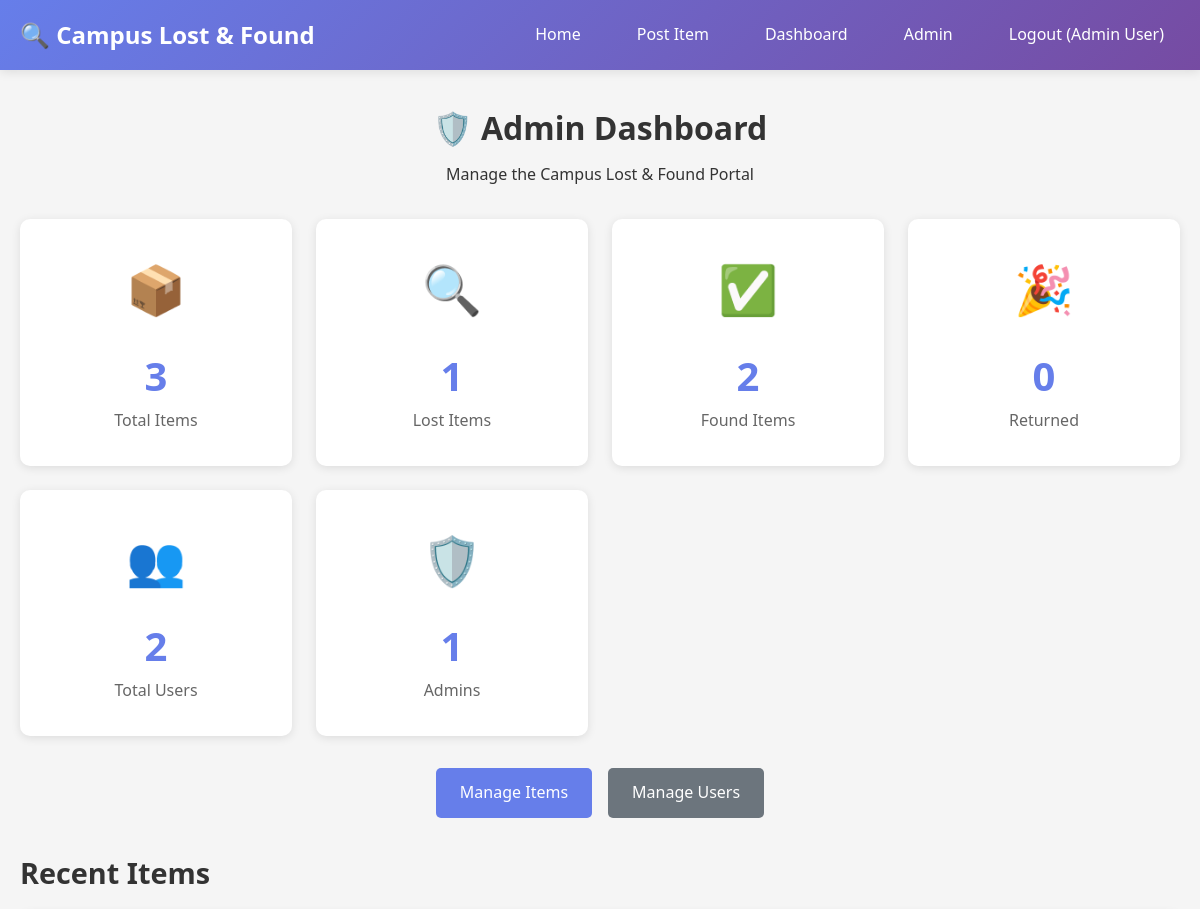
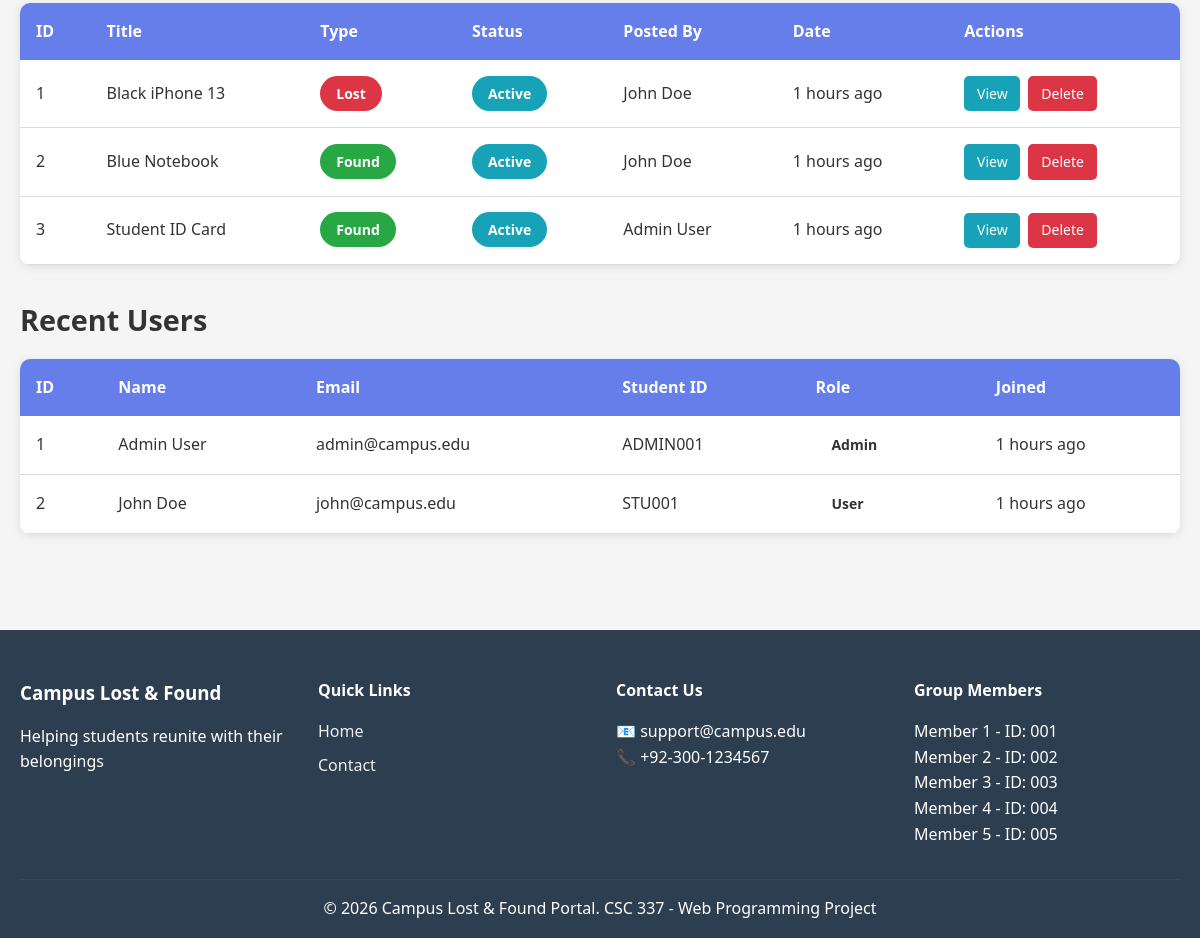
The app's page /admin/admin_dashboard.php (signed in) with its own data (2 pictures, top to bottom).
### tables this page shows
CREATE TABLE items (
    item_id INT PRIMARY KEY AUTO_INCREMENT,
    user_id INT NOT NULL,
    title VARCHAR(150) NOT NULL,
    description TEXT NOT NULL,
    category VARCHAR(50) NOT NULL,
    type ENUM('lost', 'found') NOT NULL,
    status ENUM('active', 'claimed', 'returned') DEFAULT 'active',
    location VARCHAR(200),
    date_lost_found DATE NOT NULL,
    image_path VARCHAR(255) DEFAULT 'default.jpg',
    contact_name VARCHAR(100),
    contact_phone VARCHAR(20),
    contact_email VARCHAR(100),
    posted_at TIMESTAMP DEFAULT CURRENT_TIMESTAMP,
    updated_at TIMESTAMP DEFAULT CURRENT_TIMESTAMP ON UPDATE CURRENT_TIMESTAMP,
    FOREIGN KEY (user_id) REFERENCES users(user_id) ON DELETE CASCADE
);

CREATE TABLE users (
    user_id INT PRIMARY KEY AUTO_INCREMENT,
    full_name VARCHAR(100) NOT NULL,
    email VARCHAR(100) UNIQUE NOT NULL,
    password VARCHAR(255) NOT NULL,
    phone VARCHAR(20),
    student_id VARCHAR(50),
    role ENUM('user', 'admin') DEFAULT 'user',
    created_at TIMESTAMP DEFAULT CURRENT_TIMESTAMP
);

### config.php (called while the page is built, shortened)
<?php
function isLoggedIn() {
    return isset($_SESSION['user_id']);
}
function isAdmin() {
    return isset($_SESSION['role']) && $_SESSION['role'] === 'admin';
}
function timeAgo($datetime) {
    $timestamp = strtotime($datetime);
    $difference = time() - $timestamp;
    if ($difference < 60) {
        return $difference . ' seconds ago';
    } elseif ($difference < 3600) {
        return floor($difference / 60) . ' minutes ago';
    } elseif ($difference < 86400) {
        return floor($difference / 3600) . ' hours ago';
    } elseif ($difference < 604800) {
        return floor($difference / 86400) . ' days ago';
    } else {
        return date('M d, Y', $timestamp);
    }
}
?>

### admin/admin_dashboard.php (the view, shortened to what this page needs)
<?php
require_once '../config.php';
$stats_sql = "SELECT
                (SELECT COUNT(*) FROM items) as total_items,
                (SELECT COUNT(*) FROM items WHERE type = 'lost') as lost_items,
                (SELECT COUNT(*) FROM items WHERE type = 'found') as found_items,
                (SELECT COUNT(*) FROM items WHERE status = 'returned') as returned_items,
                (SELECT COUNT(*) FROM users) as total_users,
                (SELECT COUNT(*) FROM users WHERE role = 'admin') as admin_users";
$stats_result = mysqli_query($conn, $stats_sql);
$stats = mysqli_fetch_assoc($stats_result);
$recent_items_sql = "SELECT i.*, u.full_name
                     FROM items i
                     JOIN users u ON i.user_id = u.user_id
                     ORDER BY i.posted_at DESC
                     LIMIT 10";
$recent_items = mysqli_query($conn, $recent_items_sql);
$recent_users_sql = "SELECT * FROM users ORDER BY created_at DESC LIMIT 5";
$recent_users = mysqli_query($conn, $recent_users_sql);
include '../includes/header.php';
?>
<div class="container">
    <div class="page-header">
        <h1>🛡️ Admin Dashboard</h1>
        <p>Manage the Campus Lost & Found Portal</p>
    </div>
    <div class="stats-grid">
        <div class="stat-card">
            <div class="stat-icon">📦</div>
            <div class="stat-number"><?php echo $stats['total_items']; ?></div>
            <div class="stat-label">Total Items</div>
        </div>
        <div class="stat-card">
            <div class="stat-icon">🔍</div>
            <div class="stat-number"><?php echo $stats['lost_items']; ?></div>
            <div class="stat-label">Lost Items</div>
        </div>
        <div class="stat-card">
            <div class="stat-icon">✅</div>
            <div class="stat-number"><?php echo $stats['found_items']; ?></div>
            <div class="stat-label">Found Items</div>
        </div>
        <div class="stat-card">
            <div class="stat-icon">🎉</div>
            <div class="stat-number"><?php echo $stats['returned_items']; ?></div>
            <div class="stat-label">Returned</div>
        </div>
        <div class="stat-card">
            <div class="stat-icon">👥</div>
            <div class="stat-number"><?php echo $stats['total_users']; ?></div>
            <div class="stat-label">Total Users</div>
        </div>
        <div class="stat-card">
            <div class="stat-icon">🛡️</div>
            <div class="stat-number"><?php echo $stats['admin_users']; ?></div>
            <div class="stat-label">Admins</div>
        </div>
    </div>
    <div class="dashboard-actions">
        <a href="manage_items.php" class="btn btn-primary">Manage Items</a>
        <a href="manage_users.php" class="btn btn-secondary">Manage Users</a>
    </div>
    <h2 class="section-title">Recent Items</h2>
    <div class="table-container">
        <table class="data-table">
            <thead>
                <tr>
                    <th>ID</th>
                    <th>Title</th>
                    <th>Type</th>
                    <th>Status</th>
                    <th>Posted By</th>
                    <th>Date</th>
                    <th>Actions</th>
                </tr>
            </thead>
            <tbody>
                <?php while ($item = mysqli_fetch_assoc($recent_items)): ?>
                    <tr>
                        <td><?php echo $item['item_id']; ?></td>
                        <td><?php echo htmlspecialchars($item['title']); ?></td>
                        <td>
                            <span class="badge badge-<?php echo $item['type']; ?>">
                                <?php echo ucfirst($item['type']); ?>
                            </span>
                        </td>
                        <td>
                            <span class="badge badge-<?php echo $item['status']; ?>">
                                <?php echo ucfirst($item['status']); ?>
                            </span>
                        </td>
                        <td><?php echo htmlspecialchars($item['full_name']); ?></td>
                        <td><?php echo timeAgo($item['posted_at']); ?></td>
                        <td class="action-buttons">
                            <a href="../items/view_item.php?id=<?php echo $item['item_id']; ?>"
                               class="btn btn-sm btn-info">View</a>
                            <a href="../items/delete_item.php?id=<?php echo $item['item_id']; ?>"
                               class="btn btn-sm btn-danger"
                               onclick="return confirm('Delete this item?')">Delete</a>
                        </td>
                    </tr>
                <?php endwhile; ?>
            </tbody>
        </table>
    </div>
    <h2 class="section-title">Recent Users</h2>
    <div class="table-container">
        <table class="data-table">
            <thead>
                <tr>
                    <th>ID</th>
                    <th>Name</th>
                    <th>Email</th>
                    <th>Student ID</th>
                    <th>Role</th>
                    <th>Joined</th>
                </tr>
            </thead>
            <tbody>
                <?php while ($user = mysqli_fetch_assoc($recent_users)): ?>
                    <tr>
                        <td><?php echo $user['user_id']; ?></td>
                        <td><?php echo htmlspecialchars($user['full_name']); ?></td>
                        <td><?php echo htmlspecialchars($user['email']); ?></td>
                        <td><?php echo htmlspecialchars($user['student_id']); ?></td>
                        <td>
                            <span class="badge badge-<?php echo $user['role']; ?>">
                                <?php echo ucfirst($user['role']); ?>
                            </span>
                        </td>
                        <td><?php echo timeAgo($user['created_at']); ?></td>
                    </tr>
                <?php endwhile; ?>
            </tbody>
        </table>
    </div>
</div>
<?php include '../includes/footer.php'; ?>

### includes/header.php (shortened to what this page needs)
<!DOCTYPE html>
<html lang="en">
<head>
    <link rel="stylesheet" href="<?php echo BASE_URL; ?>css/style.css">
</head>
<body>
    <nav class="navbar">
        <div class="container">
            <div class="nav-brand">
                <a href="<?php echo BASE_URL; ?>index.php">
                    <h2>🔍 Campus Lost & Found</h2>
                </a>
            </div>
            <ul class="nav-menu">
                <li><a href="<?php echo BASE_URL; ?>index.php" class="<?php echo basename($_SERVER['PHP_SELF']) == 'index.php' ? 'active' : ''; ?>">Home</a></li>
                <?php if (isLoggedIn()): ?>
                    <li><a href="<?php echo BASE_URL; ?>items/post_item.php">Post Item</a></li>
                    <li><a href="<?php echo BASE_URL; ?>user/dashboard.php">Dashboard</a></li>
                    <?php if (isAdmin()): ?>
                        <li><a href="<?php echo BASE_URL; ?>admin/dashboard.php">Admin</a></li>
                    <?php endif; ?>
                    <li><a href="<?php echo BASE_URL; ?>logout.php">Logout (<?php echo $_SESSION['full_name']; ?>)</a></li>
                <?php else: ?>
                    <li><a href="<?php echo BASE_URL; ?>login.php">Login</a></li>
                    <li><a href="<?php echo BASE_URL; ?>register.php" class="btn-register">Register</a></li>
                <?php endif; ?>
            </ul>
        </div>
    </nav>
    <main class="main-content">

### includes/footer.php (shortened to what this page needs)
</main>
    <footer class="footer">
        <div class="container">
            <div class="footer-content">
                <div class="footer-section">
                    <h3>Campus Lost & Found</h3>
                    <p>Helping students reunite with their belongings</p>
                </div>
                <div class="footer-section">
                    <h4>Quick Links</h4>
                    <ul>
                        <li><a href="<?php echo BASE_URL; ?>index.php">Home</a></li>
                        <li><a href="<?php echo BASE_URL; ?>contact.php">Contact</a></li>
                    </ul>
                </div>
                <div class="footer-section">
                    <h4>Contact Us</h4>
                    <p>📧 support@campus.edu</p>
                    <p>📞 +92-300-1234567</p>
                </div>
                <div class="footer-section">
                    <h4>Group Members</h4>
                    <p>Member 1 - ID: 001</p>
                    <p>Member 2 - ID: 002</p>
                    <p>Member 3 - ID: 003</p>
                    <p>Member 4 - ID: 004</p>
                    <p>Member 5 - ID: 005</p>
                </div>
            </div>
            <div class="footer-bottom">
                <p>&copy; 2026 Campus Lost & Found Portal. CSC 337 - Web Programming Project</p>
            </div>
        </div>
    </footer>
</body>
</html>

### css/style.css (style rules this page uses)
* { margin: 0; padding: 0; box-sizing: border-box; }
body { font-family: 'Segoe UI', Tahoma, Geneva, Verdana, sans-serif; line-height: 1.6; color: #333; background-color: #f5f5f5; }
.container { max-width: 1200px; margin: 0 auto; padding: 0 20px; }
.navbar { background: linear-gradient(135deg, #667eea 0%, #764ba2 100%); color: white; padding: 1rem 0; box-shadow: 0 2px 10px rgba(0,0,0,0.1); position: sticky; top: 0; z-index: 1000; }
.navbar .container { display: flex; justify-content: space-between; align-items: center; }
.nav-brand a { color: white; text-decoration: none; }
.nav-brand h2 { font-size: 1.5rem; }
.nav-menu { display: flex; list-style: none; gap: 1.5rem; align-items: center; }
.nav-menu a { color: white; text-decoration: none; padding: 0.5rem 1rem; border-radius: 5px; transition: background 0.3s; }
.main-content { min-height: calc(100vh - 300px); padding: 2rem 0; }
.btn { display: inline-block; padding: 0.75rem 1.5rem; border: none; border-radius: 5px; text-decoration: none; cursor: pointer; font-size: 1rem; transition: all 0.3s; }
.btn-primary { background: #667eea; color: white; }
.btn-secondary { background: #6c757d; color: white; }
.btn-danger { background: #dc3545; color: white; }
.btn-info { background: #17a2b8; color: white; }
.btn-sm { padding: 0.4rem 0.8rem; font-size: 0.875rem; }
.stats-grid { display: grid; grid-template-columns: repeat(auto-fit, minmax(250px, 1fr)); gap: 1.5rem; margin: 2rem 0; }
.stat-card { background: white; padding: 2rem; border-radius: 10px; text-align: center; box-shadow: 0 2px 10px rgba(0,0,0,0.1); transition: transform 0.3s; }
.stat-icon { font-size: 3rem; margin-bottom: 1rem; }
.stat-number { font-size: 2.5rem; font-weight: bold; color: #667eea; }
.stat-label { color: #666; font-size: 1rem; }
.section-title { margin: 2rem 0 1rem; font-size: 1.8rem; color: #333; }
.badge { padding: 0.5rem 1rem; border-radius: 20px; font-size: 0.875rem; font-weight: bold; }
.badge-lost { background: #dc3545; color: white; }
.badge-found { background: #28a745; color: white; }
.badge-active { background: #17a2b8; color: white; }
.page-header { text-align: center; margin-bottom: 2rem; }
.page-header h1 { color: #333; margin-bottom: 0.5rem; }
.dashboard-actions { display: flex; gap: 1rem; justify-content: center; margin: 2rem 0; }
.table-container { background: white; border-radius: 10px; overflow-x: auto; box-shadow: 0 2px 10px rgba(0,0,0,0.1); }
.data-table { width: 100%; border-collapse: collapse; }
.data-table thead { background: #667eea; color: white; }
.data-table th, .data-table td { padding: 1rem; text-align: left; }
.data-table tbody tr { border-bottom: 1px solid #ddd; }
.action-buttons { display: flex; gap: 0.5rem; }
.footer { background: #2c3e50; color: white; padding: 3rem 0 1rem; margin-top: 4rem; }
.footer-content { display: grid; grid-template-columns: repeat(auto-fit, minmax(200px, 1fr)); gap: 2rem; margin-bottom: 2rem; }
.footer-section h3, .footer-section h4 { margin-bottom: 1rem; }
.footer-section ul { list-style: none; }
.footer-section ul li { margin-bottom: 0.5rem; }
.footer-section a { color: #ecf0f1; text-decoration: none; }
.footer-bottom { text-align: center; padding-top: 1rem; border-top: 1px solid #34495e; }

### records on screen
items: item_id "1", title "Black iPhone 13", type "Lost", status "Active", user.full_name "John Doe", posted_at "1 hours ago"
items: item_id "2", title "Blue Notebook", type "Found", status "Active", user.full_name "John Doe", posted_at "1 hours ago"
items: item_id "3", title "Student ID Card", type "Found", status "Active", user.full_name "Admin User", posted_at "1 hours ago"
users: user_id "1", full_name "Admin User", email "admin@campus.edu", student "ADMIN001", role "Admin", created_at "1 hours ago"
users: user_id "2", full_name "John Doe", email "john@campus.edu", student "STU001", role "User", created_at "1 hours ago"

### other values on screen
$_SESSION['full_name'] "Admin User"
$stats['total_items'] "3"
$stats['lost_items'] "1"
$stats['found_items'] "2"
$stats['returned_items'] "0"
$stats['total_users'] "2"
$stats['admin_users'] "1"
